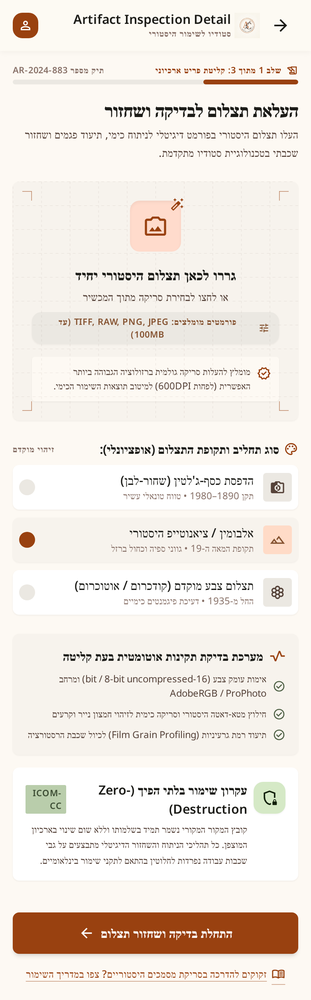
#> input picture design/stitch/1-upload.png, 311 x 1000 px, shrunk from 780 x 2512 before the run
$ python auto_mask.py ../design/stitch/1-upload.png
#> lines starting #> are read from the running program, lines starting #| are printed output that depends on the picture; after the words box and inside, x2 and y2 are one past the last pixel; in counts of white or black regions, pixels touching at a corner belong together
### experiments/baseline_inpaint.py
"""Baseline inpainting with OpenCV (TELEA and NS) using a manual mask.

Usage: python experiments/baseline_inpaint.py <image> <mask.png> [--out DIR] [--radius N]
The mask is a black/white PNG; white pixels mark damage to be filled.
"""
import argparse
from pathlib import Path

import cv2
import numpy as np

METHODS = {"telea": cv2.INPAINT_TELEA, "ns": cv2.INPAINT_NS}


def read_image(path, flags=cv2.IMREAD_UNCHANGED):
    # np.fromfile + imdecode, because cv2.imread/imwrite fail on non-ASCII Windows paths
#> called with path = '../design/stitch/1-upload.png', flags = -1
    return cv2.imdecode(np.fromfile(str(path), np.uint8), flags)
#> returned value is the input picture: shape (1000, 311, 3); mean B, G, R 225.2, 232.4, 239.7


def write_png(path, image):
    ok, buf = cv2.imencode(".png", image)
    if not ok:
        raise ValueError(f"cannot encode image: {path}")
    buf.tofile(str(path))


# [48 lines left out: functions load_mask, inpaint, side_by_side, run, not called in this run]


# [9 lines that do not run on import are left out]

### experiments/auto_mask.py
"""Simple automatic damage mask: morphological top-hat (bright) and black-hat (dark) plus a threshold.

Usage: python experiments/auto_mask.py <image> [--manual MASK.png] [--out DIR]
Saves <stem>_automask.png and <stem>_overlay.png; with --manual also prints IoU.
"""
import argparse
from pathlib import Path

import cv2
import numpy as np

from baseline_inpaint import read_image, write_png

# Parameters
KERNEL_SIZE = 9      # must be larger than the widest scratch/stain to detect
THRESHOLD = 30       # min top/black-hat response (0-255) to count as damage
DILATE_PX = 1        # grow the mask slightly so inpainting covers the damage edges


def auto_mask(image, kernel_size=KERNEL_SIZE, threshold=THRESHOLD, dilate_px=DILATE_PX):
    """Return a uint8 mask (255 = damage) for bright and dark thin defects."""
#> called with kernel_size = 9, threshold = 30, dilate_px = 1
    if image.dtype != np.uint8:
        raise ValueError(f"unsupported bit depth {image.dtype}; only 8-bit images are supported")
    if image.ndim == 2:
        gray = image
    else:
        gray = cv2.cvtColor(image, cv2.COLOR_BGRA2GRAY if image.shape[2] == 4 else cv2.COLOR_BGR2GRAY)
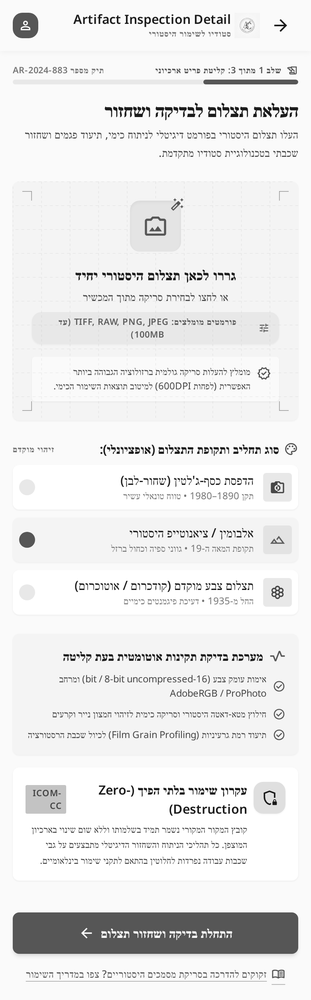
#> gray: shape (1000, 311); min 0, max 255, mean 234.1
    kernel = cv2.getStructuringElement(cv2.MORPH_ELLIPSE, (kernel_size, kernel_size))
    bright = cv2.morphologyEx(gray, cv2.MORPH_TOPHAT, kernel)
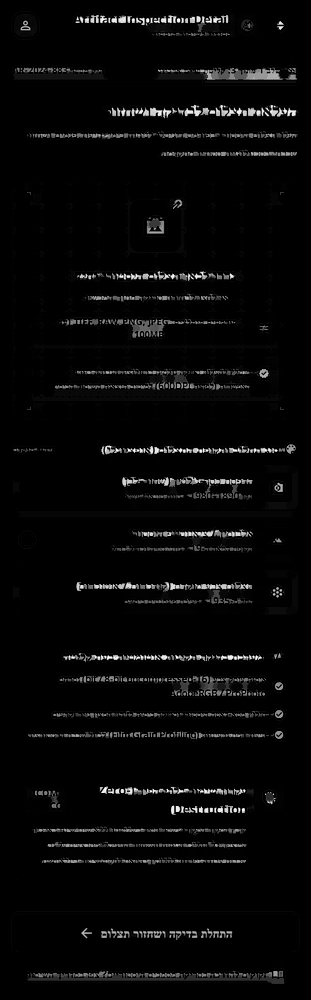
#> bright: shape (1000, 311); min 0, max 255, mean 8.1
    dark = cv2.morphologyEx(gray, cv2.MORPH_BLACKHAT, kernel)
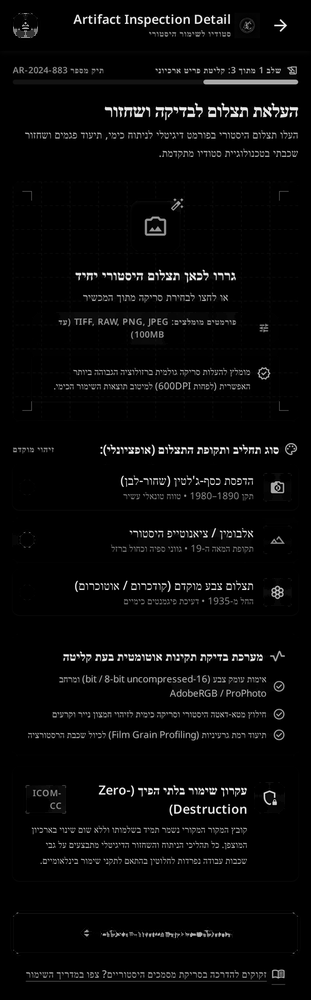
#> dark: shape (1000, 311); min 0, max 255, mean 8.6
    mask = ((np.maximum(bright, dark) > threshold) * 255).astype(np.uint8)
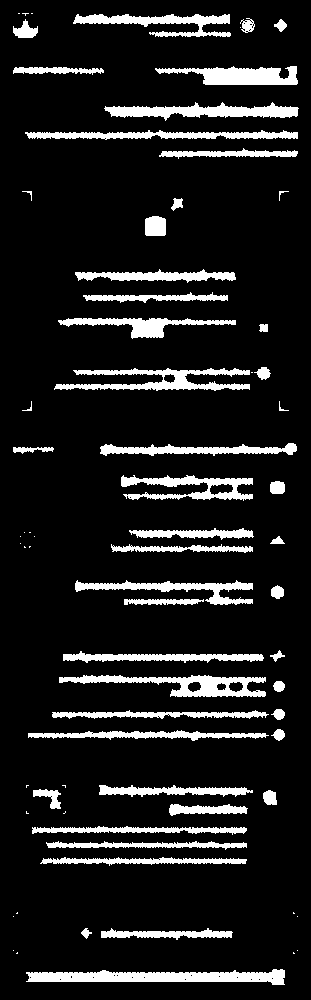
#> mask: shape (1000, 311); 11.7% white; 73 white regions (24 under 20 px), largest, box (x1, y1, x2, y2) and area: (26, 969, 285, 985) 2577, (59, 675, 266, 697) 2048, (54, 368, 250, 391) 2046
    if dilate_px > 0:
        size = 2 * dilate_px + 1
        mask = cv2.dilate(mask, np.ones((size, size), np.uint8))
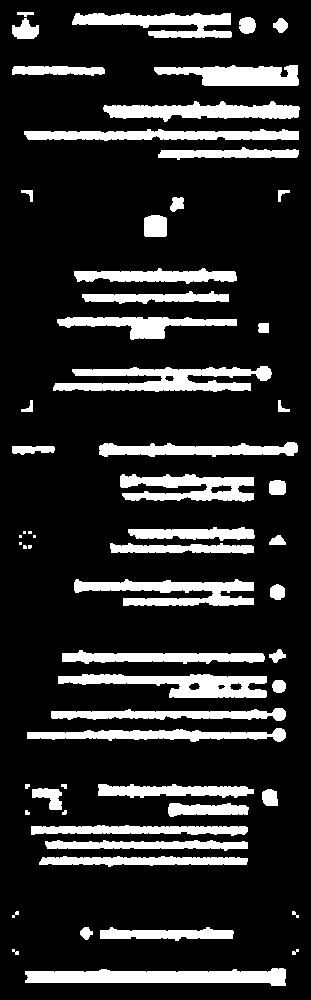
#> mask: shape (1000, 311); 16.9% white; 61 white regions (7 under 20 px), largest, box (x1, y1, x2, y2) and area: (53, 366, 272, 392) 3236, (25, 968, 286, 986) 3221, (58, 674, 267, 698) 2829
#> in write_png, `ok, buf = cv2.imencode(".png", image)`: buf = 6892 values, max 255 at index 53, min 0 at index 8, mean 103.7
    return mask


def iou(a, b):
    a, b = a > 0, b > 0
    union = np.logical_or(a, b).sum()
    return 1.0 if union == 0 else float(np.logical_and(a, b).sum() / union)


def overlay(image, mask):
    img = image if image.ndim == 3 else cv2.cvtColor(image, cv2.COLOR_GRAY2BGR)
    img = img[..., :3]  # drop alpha if present
    out = img.copy()
    out[mask > 0] = (0, 0, 255)
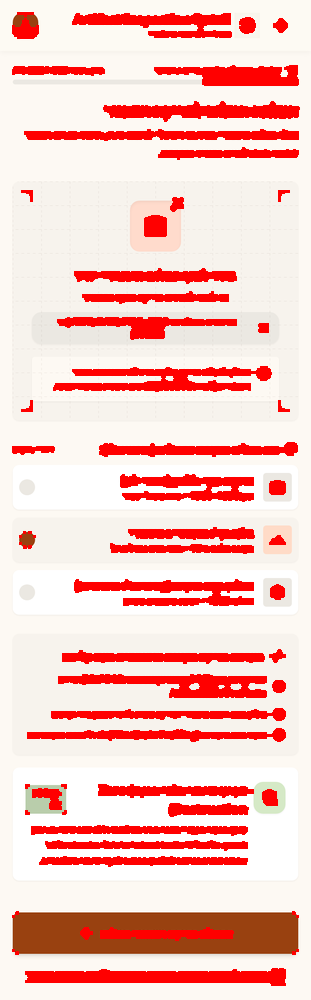
#> out: shape (1000, 311, 3); 16.89% of pixels changed, all inside (x1, y1, x2, y2) = (12, 12, 300, 986)
    return cv2.addWeighted(img, 0.5, out, 0.5, 0)
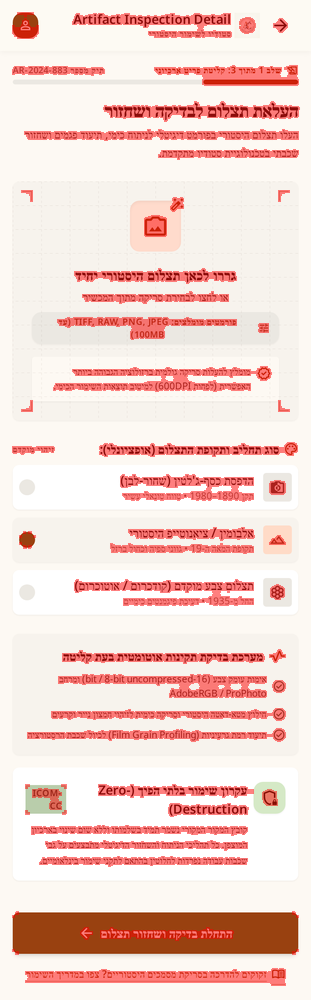
#> returned value: shape (1000, 311, 3); mean of channels 0, 1, 2 209, 215.6, 243.7; drawn as B, G, R


if __name__ == "__main__":
    p = argparse.ArgumentParser()
    p.add_argument("image")
    p.add_argument("--manual")
    p.add_argument("--out", default="experiments/output")
    a = p.parse_args()
    image = read_image(a.image)
    if image is None:
        raise SystemExit(f"cannot read image: {a.image}")
    mask = auto_mask(image)
    out = Path(a.out)
    out.mkdir(parents=True, exist_ok=True)
    stem = Path(a.image).stem
    write_png(out / f"{stem}_automask.png", mask)
    write_png(out / f"{stem}_overlay.png", overlay(image, mask))
    print(f"mask area: {100 * (mask > 0).mean():.2f}%")
#| mask area: 16.89%
    if a.manual:
        manual = read_image(a.manual, cv2.IMREAD_GRAYSCALE)
        print(f"IoU vs manual: {iou(mask, manual):.3f}")

$ run again, on design/stitch/4-report.png
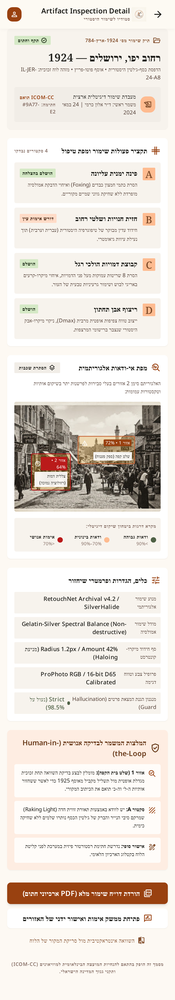
#> input picture design/stitch/4-report.png, 175 x 1000 px, shrunk from 780 x 4460 before the run
#> in read_image, returned value is the input picture: shape (1000, 175, 3); mean B, G, R 220.3, 227.1, 233.9
#> in auto_mask, `mask = cv2.dilate(mask, np.ones((size, size), np.uint8))`:
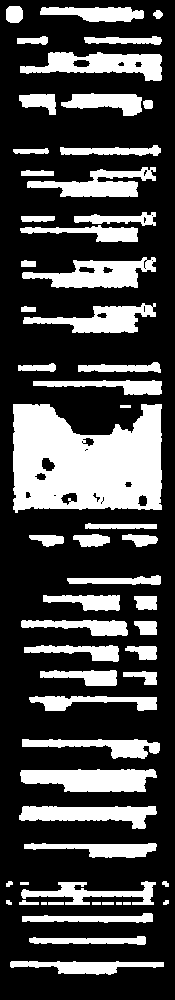
#> mask: shape (1000, 175); 27.9% white; 59 white regions (2 under 20 px), largest, box (x1, y1, x2, y2) and area: (13, 404, 162, 513) 12842, (20, 769, 157, 792) 2471, (20, 52, 162, 81) 2288
#> buf = 6177 values, max 255 at index 53, min 0 at index 8, mean 108.4
#> in overlay, `return cv2.addWeighted(img, 0.5, out, 0.5, 0)`:
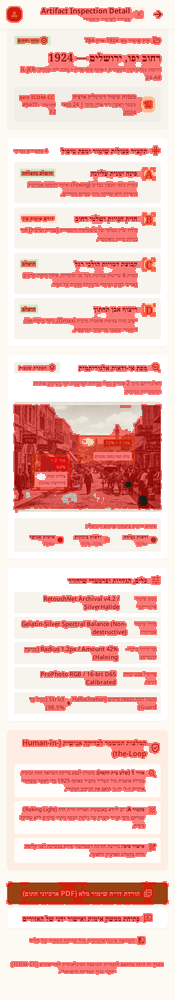
#> returned value: shape (1000, 175, 3); mean of channels 0, 1, 2 195.7, 201.3, 242.2; drawn as B, G, R
#| mask area: 27.92%
